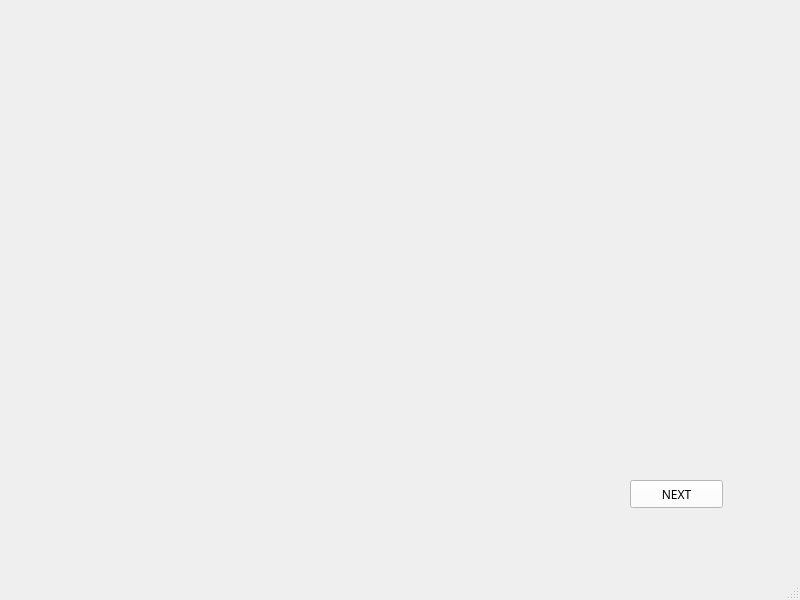
<?xml version="1.0" encoding="UTF-8"?>
<ui version="4.0">
 <class>MainWindow</class>
 <widget class="QMainWindow" name="MainWindow">
  <property name="geometry">
   <rect>
    <x>0</x>
    <y>0</y>
    <width>800</width>
    <height>600</height>
   </rect>
  </property>
  <property name="windowTitle">
   <string>MainWindow</string>
  </property>
  <widget class="QWidget" name="centralwidget">
   <widget class="QStackedWidget" name="stackedWidget">
    <property name="geometry">
     <rect>
      <x>0</x>
      <y>0</y>
      <width>791</width>
      <height>571</height>
     </rect>
    </property>
    <property name="styleSheet">
     <string notr="true">color: rgb(255, 255, 255);</string>
    </property>
    <property name="currentIndex">
     <number>0</number>
    </property>
    <widget class="QWidget" name="page">
     <widget class="QLabel" name="label">
      <property name="geometry">
       <rect>
        <x>10</x>
        <y>-20</y>
        <width>791</width>
        <height>591</height>
       </rect>
      </property>
      <property name="text">
       <string/>
      </property>
      <property name="pixmap">
       <pixmap>1.jpg</pixmap>
      </property>
      <property name="scaledContents">
       <bool>true</bool>
      </property>
     </widget>
     <widget class="QPushButton" name="pushButton">
      <property name="geometry">
       <rect>
        <x>630</x>
        <y>480</y>
        <width>93</width>
        <height>28</height>
       </rect>
      </property>
      <property name="font">
       <font>
        <family>Leelawadee</family>
       </font>
      </property>
      <property name="styleSheet">
       <string notr="true">background-color: rgb(255, 255, 255);
color: rgb(0, 0, 0);</string>
      </property>
      <property name="text">
       <string>NEXT</string>
      </property>
     </widget>
    </widget>
    <widget class="QWidget" name="page_3">
     <widget class="QLabel" name="label_2">
      <property name="geometry">
       <rect>
        <x>4</x>
        <y>-5</y>
        <width>791</width>
        <height>541</height>
       </rect>
      </property>
      <property name="text">
       <string/>
      </property>
      <property name="pixmap">
       <pixmap>2.jpg</pixmap>
      </property>
      <property name="scaledContents">
       <bool>true</bool>
      </property>
     </widget>
     <widget class="QPushButton" name="pushButton_2">
      <property name="geometry">
       <rect>
        <x>650</x>
        <y>490</y>
        <width>93</width>
        <height>28</height>
       </rect>
      </property>
      <property name="font">
       <font>
        <family>Leelawadee</family>
       </font>
      </property>
      <property name="styleSheet">
       <string notr="true">background-color: rgb(255, 255, 255);
color: rgb(0, 0, 0);</string>
      </property>
      <property name="text">
       <string>NEXT</string>
      </property>
     </widget>
     <widget class="QTextEdit" name="textEdit">
      <property name="geometry">
       <rect>
        <x>140</x>
        <y>120</y>
        <width>571</width>
        <height>41</height>
       </rect>
      </property>
      <property name="font">
       <font>
        <family>Leelawadee</family>
        <pointsize>10</pointsize>
       </font>
      </property>
     </widget>
     <widget class="QTextEdit" name="textEdit_2">
      <property name="geometry">
       <rect>
        <x>130</x>
        <y>210</y>
        <width>581</width>
        <height>41</height>
       </rect>
      </property>
      <property name="font">
       <font>
        <family>Leelawadee</family>
        <pointsize>10</pointsize>
       </font>
      </property>
     </widget>
     <widget class="QTextEdit" name="textEdit_3">
      <property name="geometry">
       <rect>
        <x>350</x>
        <y>310</y>
        <width>361</width>
        <height>41</height>
       </rect>
      </property>
      <property name="font">
       <font>
        <family>Leelawadee</family>
        <pointsize>10</pointsize>
       </font>
      </property>
     </widget>
     <widget class="QTextEdit" name="textEdit_4">
      <property name="geometry">
       <rect>
        <x>300</x>
        <y>410</y>
        <width>411</width>
        <height>41</height>
       </rect>
      </property>
      <property name="font">
       <font>
        <family>Leelawadee</family>
        <pointsize>10</pointsize>
       </font>
      </property>
     </widget>
     <widget class="QPushButton" name="pushButton_4">
      <property name="geometry">
       <rect>
        <x>550</x>
        <y>490</y>
        <width>93</width>
        <height>28</height>
       </rect>
      </property>
      <property name="font">
       <font>
        <family>Leelawadee</family>
       </font>
      </property>
      <property name="styleSheet">
       <string notr="true">background-color: rgb(255, 255, 255);
color: rgb(0, 0, 0);</string>
      </property>
      <property name="text">
       <string>SAVE</string>
      </property>
     </widget>
    </widget>
    <widget class="QWidget" name="page_2">
     <widget class="QLabel" name="label_3">
      <property name="geometry">
       <rect>
        <x>0</x>
        <y>0</y>
        <width>791</width>
        <height>541</height>
       </rect>
      </property>
      <property name="text">
       <string/>
      </property>
      <property name="pixmap">
       <pixmap>3.jpg</pixmap>
      </property>
      <property name="scaledContents">
       <bool>true</bool>
      </property>
     </widget>
     <widget class="QComboBox" name="comboBox">
      <property name="geometry">
       <rect>
        <x>200</x>
        <y>130</y>
        <width>51</width>
        <height>22</height>
       </rect>
      </property>
      <property name="font">
       <font>
        <family>Leelawadee</family>
       </font>
      </property>
      <property name="styleSheet">
       <string notr="true">color: rgb(0, 0, 0);
background-color: rgb(255, 255, 255);</string>
      </property>
      <item>
       <property name="text">
        <string>1</string>
       </property>
      </item>
      <item>
       <property name="text">
        <string>2</string>
       </property>
      </item>
      <item>
       <property name="text">
        <string>3</string>
       </property>
      </item>
      <item>
       <property name="text">
        <string>4</string>
       </property>
      </item>
      <item>
       <property name="text">
        <string>5</string>
       </property>
      </item>
      <item>
       <property name="text">
        <string>6</string>
       </property>
      </item>
      <item>
       <property name="text">
        <string>7</string>
       </property>
      </item>
      <item>
       <property name="text">
        <string>8</string>
       </property>
      </item>
      <item>
       <property name="text">
        <string>9</string>
       </property>
      </item>
      <item>
       <property name="text">
        <string>10</string>
       </property>
      </item>
     </widget>
     <widget class="QComboBox" name="comboBox_2">
      <property name="geometry">
       <rect>
        <x>220</x>
        <y>190</y>
        <width>51</width>
        <height>22</height>
       </rect>
      </property>
      <property name="font">
       <font>
        <family>Leelawadee</family>
       </font>
      </property>
      <property name="styleSheet">
       <string notr="true">color: rgb(0, 0, 0);
background-color: rgb(255, 255, 255);</string>
      </property>
      <item>
       <property name="text">
        <string>1</string>
       </property>
      </item>
      <item>
       <property name="text">
        <string>2</string>
       </property>
      </item>
      <item>
       <property name="text">
        <string>3</string>
       </property>
      </item>
      <item>
       <property name="text">
        <string>4</string>
       </property>
      </item>
      <item>
       <property name="text">
        <string>5</string>
       </property>
      </item>
      <item>
       <property name="text">
        <string>6</string>
       </property>
      </item>
      <item>
       <property name="text">
        <string>7</string>
       </property>
      </item>
      <item>
       <property name="text">
        <string>8</string>
       </property>
      </item>
      <item>
       <property name="text">
        <string>9</string>
       </property>
      </item>
      <item>
       <property name="text">
        <string>10</string>
       </property>
      </item>
     </widget>
     <widget class="QComboBox" name="comboBox_3">
      <property name="geometry">
       <rect>
        <x>230</x>
        <y>260</y>
        <width>51</width>
        <height>22</height>
       </rect>
      </property>
      <property name="font">
       <font>
        <family>Leelawadee</family>
       </font>
      </property>
      <property name="styleSheet">
       <string notr="true">color: rgb(0, 0, 0);
background-color: rgb(255, 255, 255);</string>
      </property>
      <item>
       <property name="text">
        <string>1</string>
       </property>
      </item>
      <item>
       <property name="text">
        <string>2</string>
       </property>
      </item>
      <item>
       <property name="text">
        <string>3</string>
       </property>
      </item>
      <item>
       <property name="text">
        <string>4</string>
       </property>
      </item>
      <item>
       <property name="text">
        <string>5</string>
       </property>
      </item>
      <item>
       <property name="text">
        <string>6</string>
       </property>
      </item>
      <item>
       <property name="text">
        <string>7</string>
       </property>
      </item>
      <item>
       <property name="text">
        <string>8</string>
       </property>
      </item>
      <item>
       <property name="text">
        <string>9</string>
       </property>
      </item>
      <item>
       <property name="text">
        <string>10</string>
       </property>
      </item>
     </widget>
     <widget class="QComboBox" name="comboBox_4">
      <property name="geometry">
       <rect>
        <x>220</x>
        <y>320</y>
        <width>51</width>
        <height>22</height>
       </rect>
      </property>
      <property name="font">
       <font>
        <family>Leelawadee</family>
       </font>
      </property>
      <property name="styleSheet">
       <string notr="true">color: rgb(0, 0, 0);
background-color: rgb(255, 255, 255);</string>
      </property>
      <item>
       <property name="text">
        <string>1</string>
       </property>
      </item>
      <item>
       <property name="text">
        <string>2</string>
       </property>
      </item>
      <item>
       <property name="text">
        <string>3</string>
       </property>
      </item>
      <item>
       <property name="text">
        <string>4</string>
       </property>
      </item>
      <item>
       <property name="text">
        <string>5</string>
       </property>
      </item>
      <item>
       <property name="text">
        <string>6</string>
       </property>
      </item>
      <item>
       <property name="text">
        <string>7</string>
       </property>
      </item>
      <item>
       <property name="text">
        <string>8</string>
       </property>
      </item>
      <item>
       <property name="text">
        <string>9</string>
       </property>
      </item>
      <item>
       <property name="text">
        <string>10</string>
       </property>
      </item>
     </widget>
     <widget class="QComboBox" name="comboBox_5">
      <property name="geometry">
       <rect>
        <x>210</x>
        <y>390</y>
        <width>51</width>
        <height>22</height>
       </rect>
      </property>
      <property name="font">
       <font>
        <family>Leelawadee</family>
       </font>
      </property>
      <property name="styleSheet">
       <string notr="true">color: rgb(0, 0, 0);
background-color: rgb(255, 255, 255);</string>
      </property>
      <item>
       <property name="text">
        <string>1</string>
       </property>
      </item>
      <item>
       <property name="text">
        <string>2</string>
       </property>
      </item>
      <item>
       <property name="text">
        <string>3</string>
       </property>
      </item>
      <item>
       <property name="text">
        <string>4</string>
       </property>
      </item>
      <item>
       <property name="text">
        <string>5</string>
       </property>
      </item>
      <item>
       <property name="text">
        <string>6</string>
       </property>
      </item>
      <item>
       <property name="text">
        <string>7</string>
       </property>
      </item>
      <item>
       <property name="text">
        <string>8</string>
       </property>
      </item>
      <item>
       <property name="text">
        <string>9</string>
       </property>
      </item>
      <item>
       <property name="text">
        <string>10</string>
       </property>
      </item>
     </widget>
     <widget class="QComboBox" name="comboBox_6">
      <property name="geometry">
       <rect>
        <x>220</x>
        <y>450</y>
        <width>51</width>
        <height>22</height>
       </rect>
      </property>
      <property name="font">
       <font>
        <family>Leelawadee</family>
       </font>
      </property>
      <property name="styleSheet">
       <string notr="true">background-color: rgb(0, 0, 0);
color: rgb(0, 0, 0);
background-color: rgb(255, 255, 255);</string>
      </property>
      <item>
       <property name="text">
        <string>1</string>
       </property>
      </item>
      <item>
       <property name="text">
        <string>2</string>
       </property>
      </item>
      <item>
       <property name="text">
        <string>3</string>
       </property>
      </item>
      <item>
       <property name="text">
        <string>4</string>
       </property>
      </item>
      <item>
       <property name="text">
        <string>5</string>
       </property>
      </item>
      <item>
       <property name="text">
        <string>6</string>
       </property>
      </item>
      <item>
       <property name="text">
        <string>7</string>
       </property>
      </item>
      <item>
       <property name="text">
        <string>8</string>
       </property>
      </item>
      <item>
       <property name="text">
        <string>9</string>
       </property>
      </item>
      <item>
       <property name="text">
        <string>10</string>
       </property>
      </item>
     </widget>
     <widget class="QComboBox" name="comboBox_7">
      <property name="geometry">
       <rect>
        <x>600</x>
        <y>130</y>
        <width>51</width>
        <height>22</height>
       </rect>
      </property>
      <property name="font">
       <font>
        <family>Leelawadee</family>
       </font>
      </property>
      <property name="styleSheet">
       <string notr="true">background-color: rgb(255, 255, 255);
color: rgb(0, 0, 0);</string>
      </property>
      <item>
       <property name="text">
        <string>1</string>
       </property>
      </item>
      <item>
       <property name="text">
        <string>2</string>
       </property>
      </item>
      <item>
       <property name="text">
        <string>3</string>
       </property>
      </item>
      <item>
       <property name="text">
        <string>4</string>
       </property>
      </item>
      <item>
       <property name="text">
        <string>5</string>
       </property>
      </item>
      <item>
       <property name="text">
        <string>6</string>
       </property>
      </item>
      <item>
       <property name="text">
        <string>7</string>
       </property>
      </item>
      <item>
       <property name="text">
        <string>8</string>
       </property>
      </item>
      <item>
       <property name="text">
        <string>9</string>
       </property>
      </item>
      <item>
       <property name="text">
        <string>10</string>
       </property>
      </item>
     </widget>
     <widget class="QComboBox" name="comboBox_8">
      <property name="geometry">
       <rect>
        <x>610</x>
        <y>200</y>
        <width>51</width>
        <height>22</height>
       </rect>
      </property>
      <property name="font">
       <font>
        <family>Leelawadee</family>
       </font>
      </property>
      <property name="styleSheet">
       <string notr="true">color: rgb(0, 0, 0);
background-color: rgb(255, 255, 255);</string>
      </property>
      <item>
       <property name="text">
        <string>1</string>
       </property>
      </item>
      <item>
       <property name="text">
        <string>2</string>
       </property>
      </item>
      <item>
       <property name="text">
        <string>3</string>
       </property>
      </item>
      <item>
       <property name="text">
        <string>4</string>
       </property>
      </item>
      <item>
       <property name="text">
        <string>5</string>
       </property>
      </item>
      <item>
       <property name="text">
        <string>6</string>
       </property>
      </item>
      <item>
       <property name="text">
        <string>7</string>
       </property>
      </item>
      <item>
       <property name="text">
        <string>8</string>
       </property>
      </item>
      <item>
       <property name="text">
        <string>9</string>
       </property>
      </item>
      <item>
       <property name="text">
        <string>10</string>
       </property>
      </item>
     </widget>
     <widget class="QComboBox" name="comboBox_9">
      <property name="geometry">
       <rect>
        <x>600</x>
        <y>260</y>
        <width>51</width>
        <height>22</height>
       </rect>
      </property>
      <property name="font">
       <font>
        <family>Leelawadee</family>
       </font>
      </property>
      <property name="styleSheet">
       <string notr="true">color: rgb(0, 0, 0);
background-color: rgb(255, 255, 255);</string>
      </property>
      <item>
       <property name="text">
        <string>1</string>
       </property>
      </item>
      <item>
       <property name="text">
        <string>2</string>
       </property>
      </item>
      <item>
       <property name="text">
        <string>3</string>
       </property>
      </item>
      <item>
       <property name="text">
        <string>4</string>
       </property>
      </item>
      <item>
       <property name="text">
        <string>5</string>
       </property>
      </item>
      <item>
       <property name="text">
        <string>6</string>
       </property>
      </item>
      <item>
       <property name="text">
        <string>7</string>
       </property>
      </item>
      <item>
       <property name="text">
        <string>8</string>
       </property>
      </item>
      <item>
       <property name="text">
        <string>9</string>
       </property>
      </item>
      <item>
       <property name="text">
        <string>10</string>
       </property>
      </item>
     </widget>
     <widget class="QComboBox" name="comboBox_10">
      <property name="geometry">
       <rect>
        <x>590</x>
        <y>320</y>
        <width>51</width>
        <height>22</height>
       </rect>
      </property>
      <property name="font">
       <font>
        <family>Leelawadee</family>
       </font>
      </property>
      <property name="styleSheet">
       <string notr="true">background-color: rgb(0, 0, 0);
background-color: rgb(255, 255, 255);
background-color: rgb(0, 0, 0);
background-color: rgb(255, 255, 255);
color: rgb(0, 0, 0);</string>
      </property>
      <item>
       <property name="text">
        <string>1</string>
       </property>
      </item>
      <item>
       <property name="text">
        <string>2</string>
       </property>
      </item>
      <item>
       <property name="text">
        <string>3</string>
       </property>
      </item>
      <item>
       <property name="text">
        <string>4</string>
       </property>
      </item>
      <item>
       <property name="text">
        <string>5</string>
       </property>
      </item>
      <item>
       <property name="text">
        <string>6</string>
       </property>
      </item>
      <item>
       <property name="text">
        <string>7</string>
       </property>
      </item>
      <item>
       <property name="text">
        <string>8</string>
       </property>
      </item>
      <item>
       <property name="text">
        <string>9</string>
       </property>
      </item>
      <item>
       <property name="text">
        <string>10</string>
       </property>
      </item>
     </widget>
     <widget class="QComboBox" name="comboBox_11">
      <property name="geometry">
       <rect>
        <x>600</x>
        <y>390</y>
        <width>51</width>
        <height>22</height>
       </rect>
      </property>
      <property name="font">
       <font>
        <family>Leelawadee</family>
       </font>
      </property>
      <property name="styleSheet">
       <string notr="true">background-color: rgb(255, 255, 255);
color: rgb(0, 0, 0);</string>
      </property>
      <item>
       <property name="text">
        <string>1</string>
       </property>
      </item>
      <item>
       <property name="text">
        <string>2</string>
       </property>
      </item>
      <item>
       <property name="text">
        <string>3</string>
       </property>
      </item>
      <item>
       <property name="text">
        <string>4</string>
       </property>
      </item>
      <item>
       <property name="text">
        <string>5</string>
       </property>
      </item>
      <item>
       <property name="text">
        <string>6</string>
       </property>
      </item>
      <item>
       <property name="text">
        <string>7</string>
       </property>
      </item>
      <item>
       <property name="text">
        <string>8</string>
       </property>
      </item>
      <item>
       <property name="text">
        <string>9</string>
       </property>
      </item>
      <item>
       <property name="text">
        <string>10</string>
       </property>
      </item>
     </widget>
     <widget class="QComboBox" name="comboBox_12">
      <property name="geometry">
       <rect>
        <x>620</x>
        <y>450</y>
        <width>51</width>
        <height>22</height>
       </rect>
      </property>
      <property name="font">
       <font>
        <family>Leelawadee</family>
       </font>
      </property>
      <property name="styleSheet">
       <string notr="true">background-color: rgb(255, 255, 255);
color: rgb(0, 0, 0);</string>
      </property>
      <item>
       <property name="text">
        <string>1</string>
       </property>
      </item>
      <item>
       <property name="text">
        <string>2</string>
       </property>
      </item>
      <item>
       <property name="text">
        <string>3</string>
       </property>
      </item>
      <item>
       <property name="text">
        <string>4</string>
       </property>
      </item>
      <item>
       <property name="text">
        <string>5</string>
       </property>
      </item>
      <item>
       <property name="text">
        <string>6</string>
       </property>
      </item>
      <item>
       <property name="text">
        <string>7</string>
       </property>
      </item>
      <item>
       <property name="text">
        <string>8</string>
       </property>
      </item>
      <item>
       <property name="text">
        <string>9</string>
       </property>
      </item>
      <item>
       <property name="text">
        <string>10</string>
       </property>
      </item>
     </widget>
     <widget class="QPushButton" name="pushButton_3">
      <property name="geometry">
       <rect>
        <x>640</x>
        <y>500</y>
        <width>93</width>
        <height>28</height>
       </rect>
      </property>
      <property name="font">
       <font>
        <family>Leelawadee</family>
       </font>
      </property>
      <property name="styleSheet">
       <string notr="true">color: rgb(0, 0, 0);
background-color: rgb(255, 255, 255);</string>
      </property>
      <property name="text">
       <string>RESULT</string>
      </property>
     </widget>
    </widget>
    <widget class="QWidget" name="page_4">
     <widget class="QLabel" name="label_4">
      <property name="geometry">
       <rect>
        <x>4</x>
        <y>-5</y>
        <width>791</width>
        <height>541</height>
       </rect>
      </property>
      <property name="text">
       <string/>
      </property>
      <property name="pixmap">
       <pixmap>4.jpg</pixmap>
      </property>
      <property name="scaledContents">
       <bool>true</bool>
      </property>
     </widget>
     <widget class="QLabel" name="label_5">
      <property name="geometry">
       <rect>
        <x>120</x>
        <y>90</y>
        <width>501</width>
        <height>20</height>
       </rect>
      </property>
      <property name="font">
       <font>
        <family>Leelawadee</family>
        <pointsize>12</pointsize>
       </font>
      </property>
      <property name="text">
       <string/>
      </property>
     </widget>
     <widget class="QLabel" name="label_6">
      <property name="geometry">
       <rect>
        <x>80</x>
        <y>200</y>
        <width>121</width>
        <height>21</height>
       </rect>
      </property>
      <property name="font">
       <font>
        <family>Leelawadee</family>
        <pointsize>12</pointsize>
       </font>
      </property>
      <property name="text">
       <string/>
      </property>
     </widget>
     <widget class="QLabel" name="label_7">
      <property name="geometry">
       <rect>
        <x>300</x>
        <y>190</y>
        <width>371</width>
        <height>221</height>
       </rect>
      </property>
      <property name="font">
       <font>
        <family>Leelawadee</family>
        <pointsize>12</pointsize>
       </font>
      </property>
      <property name="text">
       <string/>
      </property>
     </widget>
    </widget>
   </widget>
  </widget>
  <widget class="QMenuBar" name="menubar">
   <property name="geometry">
    <rect>
     <x>0</x>
     <y>0</y>
     <width>800</width>
     <height>26</height>
    </rect>
   </property>
  </widget>
  <widget class="QStatusBar" name="statusbar"/>
 </widget>
 <resources/>
 <connections/>
</ui>
